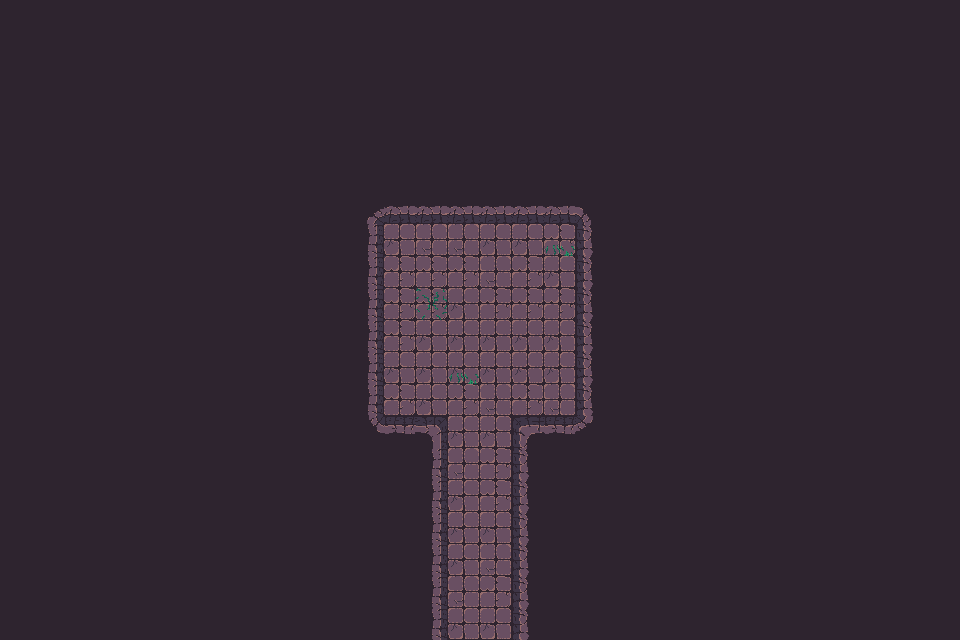

Below is a game level as drawn by its tile map, then a one-line description and the .tmx file that defines it, in full:
An orthogonal 30x20 tile map with 32x32 px tiles, 3 tile layers (Walls, Decor, Items), 2 tilesets and 58 objects.

<map version="1.10" tiledversion="1.11.2" orientation="orthogonal" renderorder="right-down" width="30" height="20" tilewidth="32" tileheight="32" infinite="0" nextlayerid="3" nextobjectid="1">
    <tileset firstgid="1" name="Town Tileset" tilewidth="32" tileheight="32" tilecount="64" columns="8">
        <image source="../../../tiles/World H Tileset.png" trans="ff00ff" width="256" height="256" />
        <tile id="4">
            <objectgroup draworder="index" id="2">
                <object id="1" x="0" y="0" width="32" height="32" />
            </objectgroup>
        </tile>
        <tile id="5">
            <objectgroup draworder="index" id="2">
                <object id="1" x="0" y="0" width="32" height="32" />
            </objectgroup>
        </tile>
        <tile id="6">
            <objectgroup draworder="index" id="2">
                <object id="1" x="0" y="0" width="32" height="32" />
            </objectgroup>
        </tile>
        <tile id="7">
            <objectgroup draworder="index" id="2">
                <object id="1" x="0" y="0" width="32" height="32" />
            </objectgroup>
        </tile>
        <tile id="8">
            <objectgroup draworder="index" id="2">
                <object id="1" x="0" y="0" width="32" height="32" />
            </objectgroup>
        </tile>
        <tile id="10">
            <objectgroup draworder="index" id="2">
                <object id="1" x="0" y="32" width="32" height="0" />
            </objectgroup>
        </tile>
        <tile id="11">
            <objectgroup draworder="index" id="2">
                <object id="1" x="0" y="32" width="32" height="0" />
                <object id="2" x="32" y="0" width="0" height="32" />
            </objectgroup>
        </tile>
        <tile id="12">
            <objectgroup draworder="index" id="2">
                <object id="1" x="32" y="0" width="0" height="32" />
            </objectgroup>
        </tile>
        <tile id="13">
            <objectgroup draworder="index" id="2">
                <object id="1" x="0" y="32" width="32" height="0" />
                <object id="2" x="0" y="32" width="32" height="0" />
                <object id="3" x="0" y="0" width="0" height="32" />
            </objectgroup>
        </tile>
        <tile id="14">
            <objectgroup draworder="index" id="2">
                <object id="1" x="0" y="0" width="0" height="32" />
            </objectgroup>
        </tile>
        <tile id="16">
            <objectgroup draworder="index" id="2">
                <object id="1" x="0" y="0" width="32" height="32" />
            </objectgroup>
        </tile>
        <tile id="24">
            <objectgroup draworder="index" id="2">
                <object id="1" x="0" y="0" width="32" height="32" />
            </objectgroup>
        </tile>
    </tileset>
    <tileset firstgid="65" name="Dungeon Crawler Tileset" tilewidth="32" tileheight="32" tilecount="100" columns="10">
        <image source="../../../tiles/Dungeon_Tile.png" trans="" width="320" height="320" />
        <tile id="2">
            <objectgroup draworder="index" id="2">
                <object id="1" x="0" y="0" width="32" height="32" />
            </objectgroup>
        </tile>
        <tile id="3">
            <objectgroup draworder="index" id="2">
                <object id="1" x="0" y="0" width="32" height="32" />
            </objectgroup>
        </tile>
        <tile id="4">
            <objectgroup draworder="index" id="2">
                <object id="1" x="0" y="0" width="32" height="32" />
            </objectgroup>
        </tile>
        <tile id="5">
            <objectgroup draworder="index" id="2">
                <object id="1" x="0" y="0" width="32" height="32" />
            </objectgroup>
        </tile>
        <tile id="6">
            <objectgroup draworder="index" id="2">
                <object id="1" x="0" y="0" width="32" height="32" />
            </objectgroup>
        </tile>
        <tile id="8">
            <objectgroup draworder="index" id="2">
                <object id="1" x="0" y="0" width="32" height="32" />
            </objectgroup>
        </tile>
        <tile id="12">
            <objectgroup draworder="index" id="2">
                <object id="1" x="0" y="0" width="32" height="32" />
            </objectgroup>
        </tile>
        <tile id="13">
            <objectgroup draworder="index" id="2">
                <object id="1" x="0" y="0" width="32" height="32" />
            </objectgroup>
        </tile>
        <tile id="14">
            <objectgroup draworder="index" id="2">
                <object id="1" x="0" y="0" width="32" height="32" />
            </objectgroup>
        </tile>
        <tile id="15">
            <objectgroup draworder="index" id="2">
                <object id="1" x="0" y="0" width="32" height="32" />
            </objectgroup>
        </tile>
        <tile id="16">
            <objectgroup draworder="index" id="2">
                <object id="1" x="0" y="0" width="32" height="32" />
            </objectgroup>
        </tile>
        <tile id="18">
            <objectgroup draworder="index" id="2">
                <object id="1" x="0" y="0" width="32" height="32" />
            </objectgroup>
        </tile>
        <tile id="22">
            <objectgroup draworder="index" id="2">
                <object id="1" x="0" y="0" width="32" height="32" />
            </objectgroup>
        </tile>
        <tile id="23">
            <objectgroup draworder="index" id="2">
                <object id="1" x="0" y="0" width="32" height="32" />
            </objectgroup>
        </tile>
        <tile id="24">
            <objectgroup draworder="index" id="2">
                <object id="1" x="0" y="0" width="32" height="32" />
            </objectgroup>
        </tile>
        <tile id="25">
            <objectgroup draworder="index" id="2">
                <object id="1" x="0" y="0" width="32" height="32" />
            </objectgroup>
        </tile>
        <tile id="26">
            <objectgroup draworder="index" id="2">
                <object id="1" x="0" y="0" width="32" height="32" />
            </objectgroup>
        </tile>
        <tile id="28">
            <objectgroup draworder="index" id="2">
                <object id="1" x="0" y="0" width="32" height="32" />
            </objectgroup>
        </tile>
        <tile id="32">
            <objectgroup draworder="index" id="2">
                <object id="1" x="0" y="0" width="32" height="32" />
            </objectgroup>
        </tile>
        <tile id="33">
            <objectgroup draworder="index" id="2">
                <object id="1" x="0" y="0" width="32" height="32" />
            </objectgroup>
        </tile>
        <tile id="34">
            <objectgroup draworder="index" id="2">
                <object id="1" x="0" y="0" width="32" height="32" />
            </objectgroup>
        </tile>
        <tile id="35">
            <objectgroup draworder="index" id="2">
                <object id="1" x="0" y="0" width="32" height="32" />
            </objectgroup>
        </tile>
        <tile id="36">
            <objectgroup draworder="index" id="2">
                <object id="1" x="0" y="0" width="32" height="32" />
            </objectgroup>
        </tile>
        <tile id="38">
            <objectgroup draworder="index" id="2">
                <object id="1" x="0" y="0" width="32" height="32" />
            </objectgroup>
        </tile>
        <tile id="42">
            <objectgroup draworder="index" id="2">
                <object id="1" x="0" y="0" width="32" height="32" />
            </objectgroup>
        </tile>
        <tile id="43">
            <objectgroup draworder="index" id="2">
                <object id="1" x="0" y="0" width="32" height="32" />
            </objectgroup>
        </tile>
        <tile id="44">
            <objectgroup draworder="index" id="2">
                <object id="1" x="0" y="0" width="32" height="32" />
            </objectgroup>
        </tile>
        <tile id="45">
            <objectgroup draworder="index" id="2">
                <object id="1" x="0" y="0" width="32" height="32" />
            </objectgroup>
        </tile>
        <tile id="46">
            <objectgroup draworder="index" id="2">
                <object id="1" x="0" y="0" width="32" height="32" />
            </objectgroup>
        </tile>
        <tile id="48">
            <objectgroup draworder="index" id="2">
                <object id="1" x="0" y="0" width="32" height="32" />
            </objectgroup>
        </tile>
        <tile id="52">
            <objectgroup draworder="index" id="2">
                <object id="1" x="0" y="0" width="32" height="32" />
            </objectgroup>
        </tile>
        <tile id="53">
            <objectgroup draworder="index" id="2">
                <object id="1" x="0" y="0" width="32" height="32" />
            </objectgroup>
        </tile>
        <tile id="54">
            <objectgroup draworder="index" id="2">
                <object id="1" x="0" y="0" width="32" height="32" />
            </objectgroup>
        </tile>
        <tile id="55">
            <objectgroup draworder="index" id="2">
                <object id="1" x="0" y="0" width="32" height="32" />
            </objectgroup>
        </tile>
        <tile id="56">
            <objectgroup draworder="index" id="2">
                <object id="1" x="0" y="0" width="32" height="32" />
            </objectgroup>
        </tile>
        <tile id="58">
            <objectgroup draworder="index" id="2">
                <object id="1" x="0" y="0" width="32" height="32" />
            </objectgroup>
        </tile>
        <tile id="62">
            <objectgroup draworder="index" id="2">
                <object id="1" x="0" y="0" width="32" height="32" />
            </objectgroup>
        </tile>
        <tile id="63">
            <objectgroup draworder="index" id="2">
                <object id="1" x="0" y="0" width="32" height="32" />
            </objectgroup>
        </tile>
        <tile id="64">
            <objectgroup draworder="index" id="2">
                <object id="1" x="0" y="0" width="32" height="32" />
            </objectgroup>
        </tile>
        <tile id="65">
            <objectgroup draworder="index" id="2">
                <object id="1" x="0" y="0" width="32" height="32" />
            </objectgroup>
        </tile>
        <tile id="66">
            <objectgroup draworder="index" id="2">
                <object id="1" x="0" y="0" width="32" height="32" />
            </objectgroup>
        </tile>
        <tile id="68">
            <objectgroup draworder="index" id="2">
                <object id="1" x="0" y="0" width="32" height="32" />
            </objectgroup>
        </tile>
        <tile id="80">
            <objectgroup draworder="index" id="2">
                <object id="1" x="0" y="0" width="32" height="32" />
            </objectgroup>
        </tile>
    </tileset>
    <layer id="1" name="Walls" width="30" height="20">
        <data encoding="csv">
122,122,122,122,122,122,122,122,122,122,122,122,122,122,122,122,122,122,122,122,122,122,122,122,122,122,122,122,122,122,
122,122,122,122,122,122,122,122,122,122,122,122,122,122,122,122,122,122,122,122,122,122,122,122,122,122,122,122,122,122,
122,122,122,122,122,122,122,122,122,122,122,122,122,122,122,122,122,122,122,122,122,122,122,122,122,122,122,122,122,122,
122,122,122,122,122,122,122,122,122,122,122,122,122,122,122,122,122,122,122,122,122,122,122,122,122,122,122,122,122,122,
122,122,122,122,122,122,122,122,122,122,122,122,122,122,122,122,122,122,122,122,122,122,122,122,122,122,122,122,122,122,
122,122,122,122,122,122,122,122,122,122,122,122,122,122,122,122,122,122,122,122,122,122,122,122,122,122,122,122,122,122,
122,122,122,122,122,122,122,122,122,122,122,67,68,68,68,68,68,68,69,122,122,122,122,122,122,122,122,122,122,122,
122,122,122,122,122,122,122,122,122,122,122,77,75,66,66,75,75,65,79,122,122,122,122,122,122,122,122,122,122,122,
122,122,122,122,122,122,122,122,122,122,122,77,65,65,65,66,65,75,79,122,122,122,122,122,122,122,122,122,122,122,
122,122,122,122,122,122,122,122,122,122,122,77,65,65,75,65,65,65,79,122,122,122,122,122,122,122,122,122,122,122,
122,122,122,122,122,122,122,122,122,122,122,77,65,75,75,75,75,75,79,122,122,122,122,122,122,122,122,122,122,122,
122,122,122,122,122,122,122,122,122,122,122,77,75,75,75,75,75,75,79,122,122,122,122,122,122,122,122,122,122,122,
122,122,122,122,122,122,122,122,122,122,122,77,65,75,65,66,65,66,79,122,122,122,122,122,122,122,122,122,122,122,
122,122,122,122,122,122,122,122,122,122,122,87,88,73,75,75,70,88,89,122,122,122,122,122,122,122,122,122,122,122,
122,122,122,122,122,122,122,122,122,122,122,122,122,77,66,65,79,122,122,122,122,122,122,122,122,122,122,122,122,122,
122,122,122,122,122,122,122,122,122,122,122,122,122,77,75,65,79,122,122,122,122,122,122,122,122,122,122,122,122,122,
122,122,122,122,122,122,122,122,122,122,122,122,122,77,75,75,79,122,122,122,122,122,122,122,122,122,122,122,122,122,
122,122,122,122,122,122,122,122,122,122,122,122,122,77,75,66,79,122,122,122,122,122,122,122,122,122,122,122,122,122,
122,122,122,122,122,122,122,122,122,122,122,122,122,77,66,65,79,122,122,122,122,122,122,122,122,122,122,122,122,122,
122,122,122,122,122,122,122,122,122,122,122,122,122,77,75,75,79,122,122,122,122,122,122,122,122,122,122,122,122,122
        </data>
    </layer>
    <layer id="1" name="Decor" width="30" height="20">
        <data encoding="csv">
133,133,133,133,133,133,133,133,133,133,133,133,133,133,133,133,133,133,133,133,133,133,133,133,133,133,133,133,133,133,
133,133,133,133,133,133,133,133,133,133,133,133,133,133,133,133,133,133,133,133,133,133,133,133,133,133,133,133,133,133,
133,133,133,133,133,133,133,133,133,133,133,133,133,133,133,133,133,133,133,133,133,133,133,133,133,133,133,133,133,133,
133,133,133,133,133,133,133,133,133,133,133,133,133,133,133,133,133,133,133,133,133,133,133,133,133,133,133,133,133,133,
133,133,133,133,133,133,133,133,133,133,133,133,133,133,133,133,133,133,133,133,133,133,133,133,133,133,133,133,133,133,
133,133,133,133,133,133,133,133,133,133,133,133,133,133,133,133,133,133,133,133,133,133,133,133,133,133,133,133,133,133,
133,133,133,133,133,133,133,133,133,133,133,133,133,133,133,133,133,133,133,133,133,133,133,133,133,133,133,133,133,133,
133,133,133,133,133,133,133,133,133,133,133,133,133,133,133,133,133,137,133,133,133,133,133,133,133,133,133,133,133,133,
133,133,133,133,133,133,133,133,133,133,133,133,133,133,133,133,133,133,133,133,133,133,133,133,133,133,133,133,133,133,
133,133,133,133,133,133,133,133,133,133,133,133,133,125,133,133,133,133,133,133,133,133,133,133,133,133,133,133,133,133,
133,133,133,133,133,133,133,133,133,133,133,133,133,133,133,133,133,133,133,133,133,133,133,133,133,133,133,133,133,133,
133,133,133,133,133,133,133,133,133,133,133,133,133,133,137,133,136,133,133,133,133,133,133,133,133,133,133,133,133,133,
133,133,133,133,133,133,133,133,133,133,133,133,133,133,133,133,133,133,133,133,133,133,133,133,133,133,133,133,133,133,
133,133,133,133,133,133,133,133,133,133,133,133,133,133,133,133,133,133,133,133,133,133,133,133,133,133,133,133,133,133,
133,133,133,133,133,133,133,133,133,133,133,133,133,133,133,133,133,133,133,133,133,133,133,133,133,133,133,133,133,133,
133,133,133,133,133,133,133,133,133,133,133,133,133,133,133,133,133,133,133,133,133,133,133,133,133,133,133,133,133,133,
133,133,133,133,133,133,133,133,133,133,133,133,133,133,133,133,133,133,133,133,133,133,133,133,133,133,133,133,133,133,
133,133,133,133,133,133,133,133,133,133,133,133,133,133,133,133,133,133,133,133,133,133,133,133,133,133,133,133,133,133,
133,133,133,133,133,133,133,133,133,133,133,133,133,133,133,133,133,133,133,133,133,133,133,133,133,133,133,133,133,133,
133,133,133,133,133,133,133,133,133,133,133,133,133,133,133,133,133,133,133,133,133,133,133,133,133,133,133,133,133,133
        </data>
    </layer>
    <layer id="1" name="Items" width="30" height="20">
        <data encoding="csv">
133,133,133,133,133,133,133,133,133,133,133,133,133,133,133,133,133,133,133,133,133,133,133,133,133,133,133,133,133,133,
133,133,133,133,133,133,133,133,133,133,133,133,133,133,133,133,133,133,133,133,133,133,133,133,133,133,133,133,133,133,
133,133,133,133,133,133,133,133,133,133,133,133,133,133,133,133,133,133,133,133,133,133,133,133,133,133,133,133,133,133,
133,133,133,133,133,133,133,133,133,133,133,133,133,133,133,133,133,133,133,133,133,133,133,133,133,133,133,133,133,133,
133,133,133,133,133,133,133,133,133,133,133,133,133,133,133,133,133,133,133,133,133,133,133,133,133,133,133,133,133,133,
133,133,133,133,133,133,133,133,133,133,133,133,133,133,133,133,133,133,133,133,133,133,133,133,133,133,133,133,133,133,
133,133,133,133,133,133,133,133,133,133,133,133,133,133,133,133,133,133,133,133,133,133,133,133,133,133,133,133,133,133,
133,133,133,133,133,133,133,133,133,133,133,133,133,133,133,133,133,133,133,133,133,133,133,133,133,133,133,133,133,133,
133,133,133,133,133,133,133,133,133,133,133,133,133,133,133,133,133,133,133,133,133,133,133,133,133,133,133,133,133,133,
133,133,133,133,133,133,133,133,133,133,133,133,133,133,133,133,133,133,133,133,133,133,133,133,133,133,133,133,133,133,
133,133,133,133,133,133,133,133,133,133,133,133,133,133,133,133,133,133,133,133,133,133,133,133,133,133,133,133,133,133,
133,133,133,133,133,133,133,133,133,133,133,133,133,133,133,133,133,133,133,133,133,133,133,133,133,133,133,133,133,133,
133,133,133,133,133,133,133,133,133,133,133,133,133,133,133,133,133,133,133,133,133,133,133,133,133,133,133,133,133,133,
133,133,133,133,133,133,133,133,133,133,133,133,133,133,133,133,133,133,133,133,133,133,133,133,133,133,133,133,133,133,
133,133,133,133,133,133,133,133,133,133,133,133,133,133,133,133,133,133,133,133,133,133,133,133,133,133,133,133,133,133,
133,133,133,133,133,133,133,133,133,133,133,133,133,133,133,133,133,133,133,133,133,133,133,133,133,133,133,133,133,133,
133,133,133,133,133,133,133,133,133,133,133,133,133,133,133,133,133,133,133,133,133,133,133,133,133,133,133,133,133,133,
133,133,133,133,133,133,133,133,133,133,133,133,133,133,133,133,133,133,133,133,133,133,133,133,133,133,133,133,133,133,
133,133,133,133,133,133,133,133,133,133,133,133,133,133,133,133,133,133,133,133,133,133,133,133,133,133,133,133,133,133,
133,133,133,133,133,133,133,133,133,133,133,133,133,133,133,133,133,133,133,133,133,133,133,133,133,133,133,133,133,133
        </data>
    </layer>
</map>
